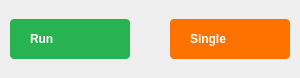
<?xml version="1.0" encoding="UTF-8"?>
<ui version="4.0">
 <class>RunSingleWidget</class>
 <widget class="QWidget" name="RunSingleWidget">
  <property name="geometry">
   <rect>
    <x>0</x>
    <y>0</y>
    <width>300</width>
    <height>78</height>
   </rect>
  </property>
  <property name="minimumSize">
   <size>
    <width>300</width>
    <height>0</height>
   </size>
  </property>
  <property name="maximumSize">
   <size>
    <width>300</width>
    <height>16777215</height>
   </size>
  </property>
  <property name="windowTitle">
   <string>Form</string>
  </property>
  <layout class="QHBoxLayout" name="horizontalLayout">
   <property name="spacing">
    <number>40</number>
   </property>
   <property name="leftMargin">
    <number>10</number>
   </property>
   <property name="topMargin">
    <number>10</number>
   </property>
   <property name="rightMargin">
    <number>10</number>
   </property>
   <property name="bottomMargin">
    <number>10</number>
   </property>
   <item>
    <widget class="QPushButton" name="runButton">
     <property name="layoutDirection">
      <enum>Qt::RightToLeft</enum>
     </property>
     <property name="styleSheet">
      <string notr="true">QPushButton {
  width: 80px;
  height: 40px;
  border-radius: 4px;
  background-color: #27b34f;
  color: white;
  
  font-weight: bold;

  text-align: left;
  padding-left: 20px;
  padding-right: 20px;
}

QPushButton[running=true] {
  background-color: #F45000;
}

QPushButton:disabled {
  background-color: grey;
}</string>
     </property>
     <property name="text">
      <string>Run</string>
     </property>
     <property name="icon">
      <iconset resource="../../../../gui/res/resources.qrc">
       <normaloff>:/gui/icons/play.svg</normaloff>
       <normalon>:/gui/icons/scopy-default/icons/play_stop.svg</normalon>
       <selectedon>:/gui/icons/scopy-default/icons/play_stop.svg</selectedon>:/gui/icons/play.svg</iconset>
     </property>
     <property name="iconSize">
      <size>
       <width>8</width>
       <height>10</height>
      </size>
     </property>
     <property name="checkable">
      <bool>true</bool>
     </property>
    </widget>
   </item>
   <item>
    <spacer name="horizontalSpacer">
     <property name="orientation">
      <enum>Qt::Horizontal</enum>
     </property>
     <property name="sizeHint" stdset="0">
      <size>
       <width>40</width>
       <height>20</height>
      </size>
     </property>
    </spacer>
   </item>
   <item>
    <widget class="QPushButton" name="singleButton">
     <property name="layoutDirection">
      <enum>Qt::RightToLeft</enum>
     </property>
     <property name="styleSheet">
      <string notr="true">QPushButton {
  width: 80px;
  height: 40px;
  border-radius: 4px;
  background-color: #ff7200;
  color: white;
  
  font-weight: bold;

  text-align: left;
  padding-left: 20px;
  padding-right: 20px;
}

QPushButton[running=true] {
  background-color: #F45000;
}

QPushButton:disabled {
  background-color: grey;
}</string>
     </property>
     <property name="text">
      <string>Single</string>
     </property>
     <property name="icon">
      <iconset resource="../../../../gui/res/resources.qrc">
       <normaloff>:/gui/icons/play_oneshot.svg</normaloff>
       <normalon>:/gui/icons/scopy-default/icons/play_stop.svg</normalon>:/gui/icons/play_oneshot.svg</iconset>
     </property>
     <property name="iconSize">
      <size>
       <width>10</width>
       <height>10</height>
      </size>
     </property>
     <property name="checkable">
      <bool>true</bool>
     </property>
    </widget>
   </item>
  </layout>
 </widget>
 <resources>
  <include location="../../../../gui/res/resources.qrc"/>
  <include location="../../../../gui/res/resources.qrc"/>
 </resources>
 <connections/>
</ui>
